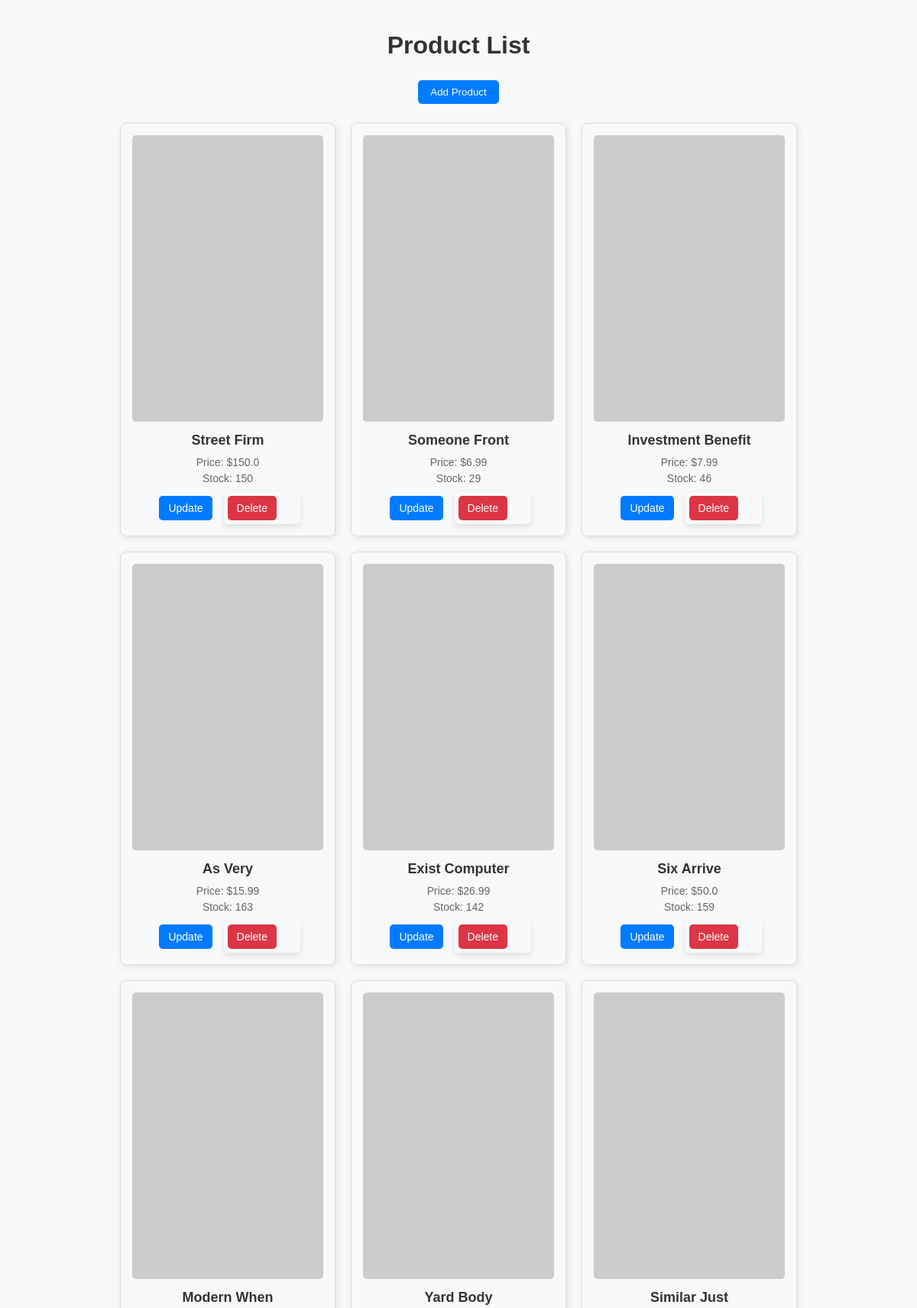
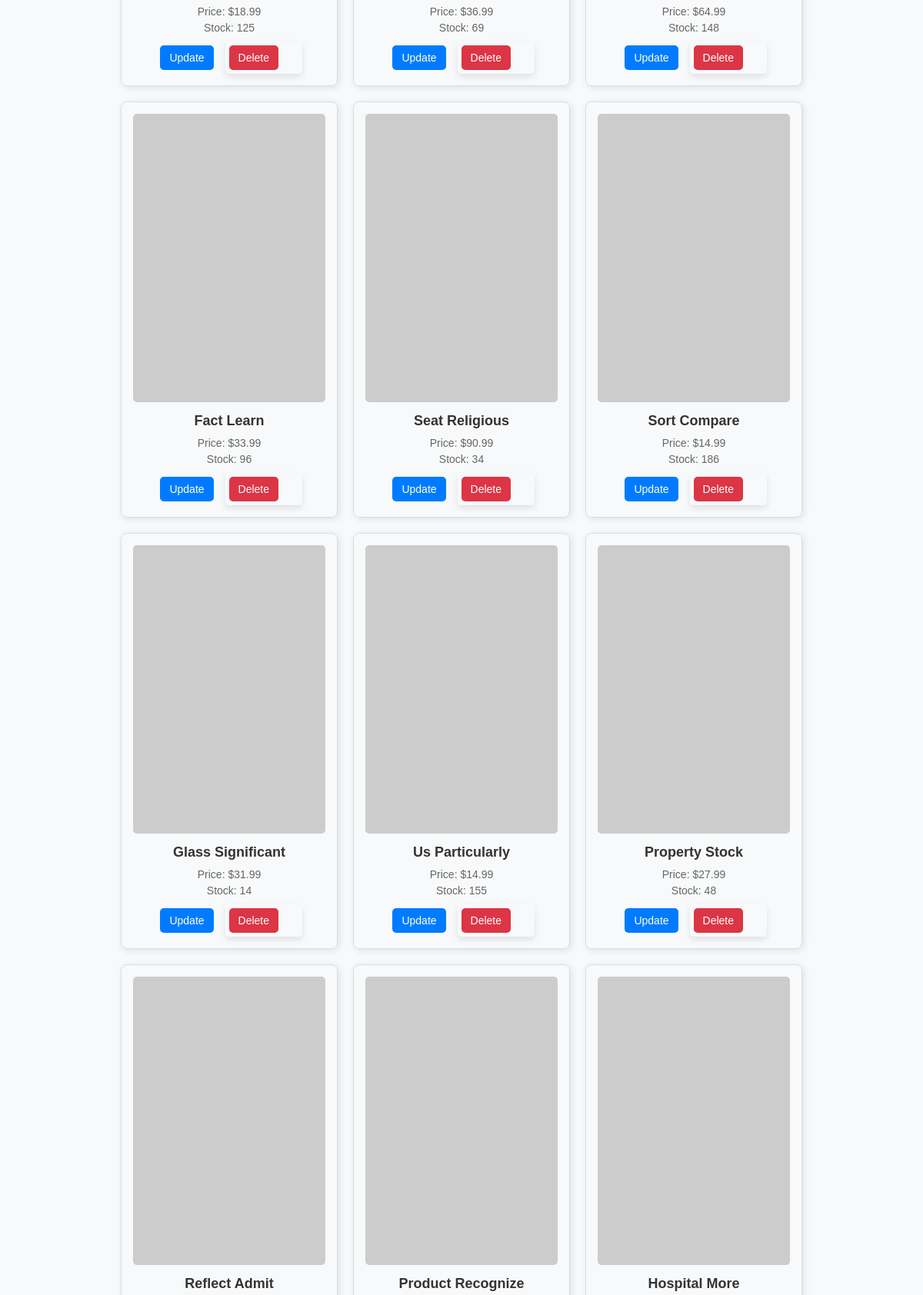
The page /home_admin (signed in, upper part) on the database its author committed (2 pictures, top to bottom).
### tables this page shows
CREATE TABLE products (
            id INTEGER PRIMARY KEY,
            name TEXT NOT NULL,
            price REAL NOT NULL,
            stock INTEGER NOT NULL,
            image_url TEXT
        );

### app.py (the view)
@app.route("/home_admin")
@login_required
def index_admin():
    conn = get_db()
    products = conn.execute("SELECT * FROM products").fetchall()
    conn.close()
    return render_template("home_admin.html", products=products)

### app.py (called while the page is built)
@login_manager.user_loader
def load_user(user_id):
    conn = get_db()
    user = conn.execute("SELECT * FROM users WHERE id = ?", (user_id,)).fetchone()
    conn.close()
    if user:
        return User(
            user["id"],
            user["FirstName"],
            user["LastName"],
            user["Email"],
            user["phoneNum"],
            user["password"],
            user["is_admin"],
        )
    return None  # Explicitly return None if the user is not found

def get_db():
    conn = sqlite3.connect("database.db")  # Ensure this is your actual DB file
    conn.row_factory = sqlite3.Row  # Enable dictionary-like access
    return conn

### templates/home_admin.html (shortened to what this page needs)
<!DOCTYPE html>
<html lang="en">
<head>
    <link rel="stylesheet" href="{{ url_for('static', filename='styles.css') }}">
</head>
<body>
    <h1>Product List</h1>
    <a href="{{ url_for('add_product') }}"><button>Add Product</button></a>
    <div class="product-container">
        {% for product in products %}
        <div class="product-card">
            <img src="{{ product.image_url }}" alt="{{ product.name }}">
            <h3>{{ product.name }}</h3>
            <p>Price: ${{ product.price }}</p>
            <p>Stock: {{ product.stock }}</p>
            <div class="product-actions">
                <a href="{{ url_for('update_product', product_id=product.id) }}">
                    <button class="update-btn">Update</button>
                </a>
                <form action="{{ url_for('delete_product', product_id=product.id) }}" method="POST" class="delete-form">
                    <button type="submit" class="delete-btn" onclick="return confirm('Are you sure you want to delete this product?')">Delete</button>
                </form>
            </div>
        </div>
        {% endfor %}
    </div>
</body>
</html>

### static/styles.css (style rules this page uses)
body { font-family: Arial, sans-serif; background-color: #f8f9fa; margin: 0; padding: 20px; text-align: center; }
h1, h2 { color: #333; }
a { text-decoration: none; color: white; }
.product-container { display: flex; flex-wrap: wrap; justify-content: center; gap: 20px; padding: 20px; }
.product-card { width: 250px; padding: 15px; border: 1px solid #ddd; border-radius: 8px; box-shadow: 2px 2px 10px rgba(0, 0, 0, 0.1); text-align: center; }
.product-card img { width: 100%; height: auto; border-radius: 5px; }
.product-card h3 { margin: 10px 0; font-size: 18px; color: #333; }
.product-card p { margin: 5px 0; color: #666; font-size: 14px; }
button { background-color: #007bff; color: white; border: none; padding: 8px 16px; margin: 5px; cursor: pointer; border-radius: 5px; transition: 0.3s; }
form { width: 40%; margin: 20px auto; background: white; padding: 20px; border-radius: 5px; box-shadow: 0px 4px 8px rgba(0, 0, 0, 0.1); text-align: left; }
.product-actions { display: flex; justify-content: center; align-items: center; gap: 10px; margin-top: 10px; }
.delete-form { display: inline; margin: 0; padding: 0; border: none; background: none; }
.update-btn, .delete-btn { background-color: #007bff; color: white; border: none; padding: 8px 12px; cursor: pointer; border-radius: 5px; transition: 0.3s; font-size: 14px; display: inline-block; }
.delete-btn { background-color: #dc3545; }

### rows shown on the page
products: name "Street Firm", price "150.0", stock "150"
products: name "Someone Front", price "6.99", stock "29"
products: name "Investment Benefit", price "7.99", stock "46"
products: name "As Very", price "15.99", stock "163"
products: name "Exist Computer", price "26.99", stock "142"
products: name "Six Arrive", price "50.0", stock "159"
products: name "Modern When", price "18.99", stock "125"
products: name "Yard Body", price "36.99", stock "69"
products: name "Similar Just", price "64.99", stock "148"
products: name "Fact Learn", price "33.99", stock "96"
products: name "Seat Religious", price "90.99", stock "34"
products: name "Sort Compare", price "14.99", stock "186"
products: name "Glass Significant", price "31.99", stock "14"
products: name "Us Particularly", price "14.99", stock "155"
products: name "Property Stock", price "27.99", stock "48"
products: name "Reflect Admit"
products: name "Product Recognize"
products: name "Hospital More"
